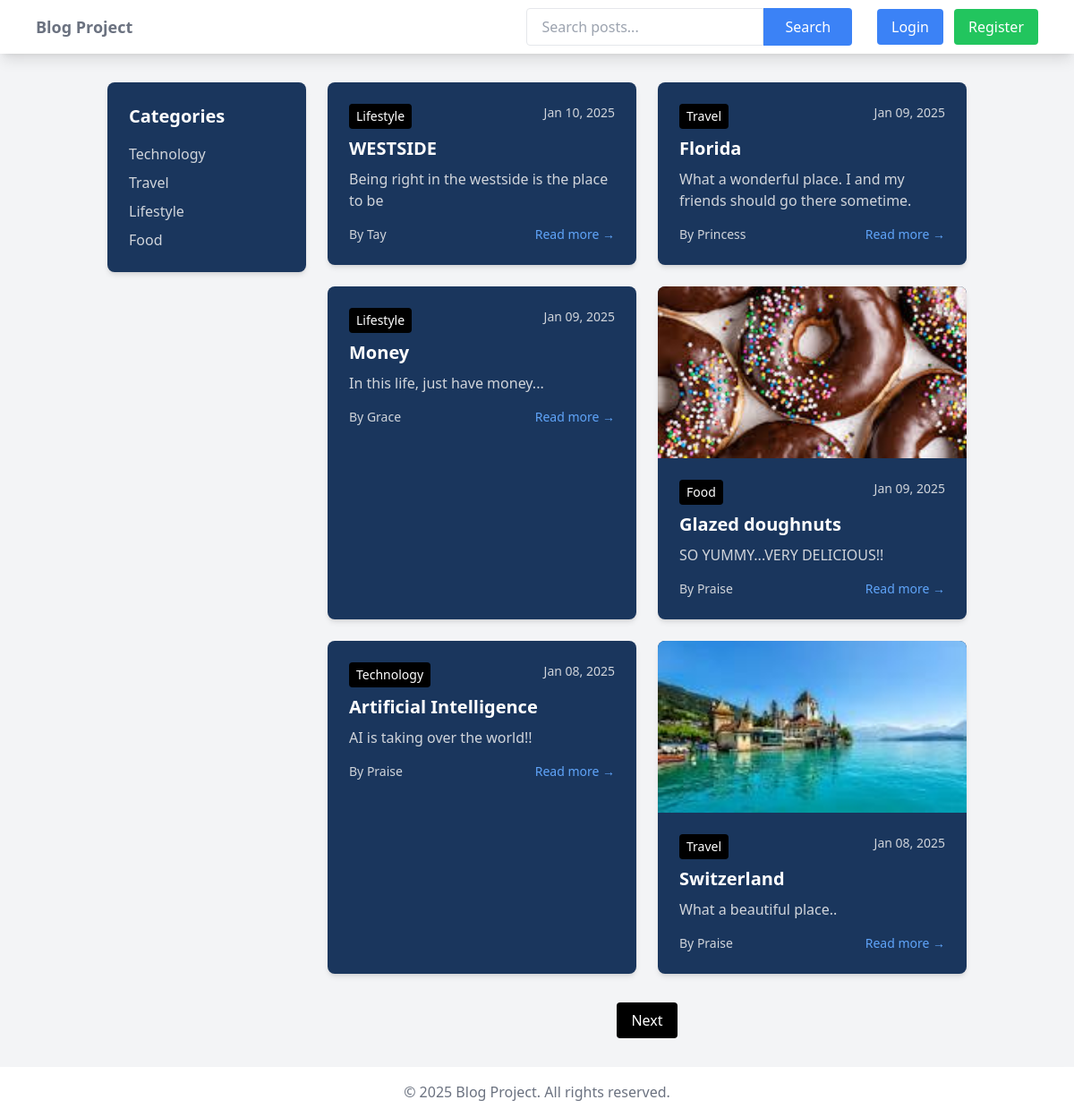
Before: / with the older database file.
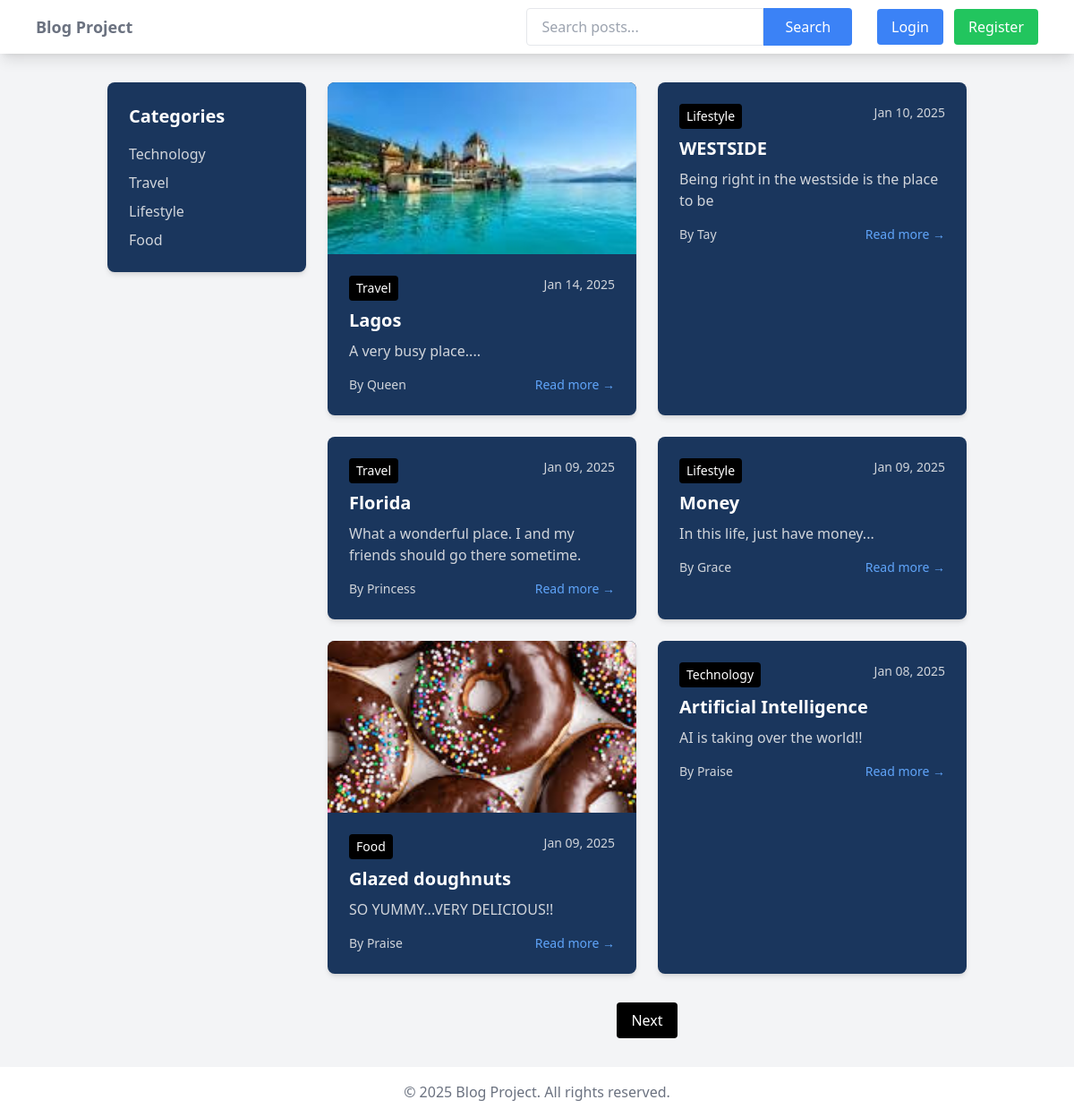
After: the same page with the newer database file.
### blog/models.py (models this page shows, shortened)
class Category(models.Model):
    name = models.CharField(max_length=100, unique=True)
    description = models.TextField(blank=True)
    created_at = models.DateTimeField(auto_now_add=True)
    class Meta:
        verbose_name_plural = "categories"

class Post(models.Model):
    title = models.CharField(max_length=200)
    content = models.TextField()
    featured_image = models.ImageField(upload_to='blog_images/', null=True, blank=True)
    created_at = models.DateTimeField(default=timezone.now)
    updated_at = models.DateTimeField(auto_now=True)
    author = models.ForeignKey(User, on_delete=models.CASCADE, related_name='blog_posts')
    category = models.ForeignKey(Category, on_delete=models.SET_NULL, null=True, related_name='posts')
    status = models.CharField(max_length=10, choices=[
        ('draft', 'Draft'),
        ('published', 'Published')
    ], default='draft')
    likes = models.ManyToManyField(User, related_name='liked_posts', blank=True)
    class Meta:
        ordering = ['-created_at']

### blog/views.py (the view)
# urls.py: path('', views.home, name='home'),
def home(request):
    posts = Post.objects.filter(status='published').order_by('-created_at')
    categories = Category.objects.all()
    paginator = Paginator(posts, 6)  # Show 6 posts per page
    page = request.GET.get('page')
    posts = paginator.get_page(page)
    unread_notifications = 0
    if request.user.is_authenticated:
        unread_notifications = request.user.notifications.filter(is_read=False).count()
    return render(request, 'blog/home.html', {
        'posts': posts,
        'categories': categories
    })

### templates/blog/home.html (shortened to what this page needs)
{% extends 'base.html' %}
{% block content %}
<div class="container mx-auto px-4">
    <div class="grid grid-cols-1 lg:grid-cols-4 gap-6">
        <div class="lg:col-span-1">
            <div class="bg-navy-800 rounded-lg shadow-md p-6 text-white sticky top-4">
                <h2 class="text-xl font-bold mb-4">Categories</h2>
                <ul class="space-y-2">
                    {% for category in categories %}
                    <li>
                        <a href="#" class="text-gray-300 hover:text-white">
                            {{ category.name }}
                        </a>
                    </li>
                    {% endfor %}
                </ul>
            </div>
        </div>
        <div class="lg:col-span-3">
            <div class="grid grid-cols-1 md:grid-cols-2 gap-6">
                {% for post in posts %}
                <div class="bg-navy-800 rounded-lg shadow-md overflow-hidden text-white">
                    {% if post.featured_image %}
                    <img src="{{ post.featured_image.url }}" alt="{{ post.title }}" class="w-full h-48 object-cover">
                    {% endif %}
                    <div class="p-6">
                        <div class="flex justify-between items-start mb-2">
                            <span class="bg-black text-white text-sm font-medium px-2 py-1 rounded">
                                {{ post.category.name }}
                            </span>
                            <span class="text-gray-300 text-sm">
                                {{ post.created_at|date:"M d, Y" }}
                            </span>
                        </div>
                        <h2 class="text-xl font-bold mb-2">
                            <a href="{% url 'post_detail' post.pk %}" class="text-white hover:text-gray-300">
                                {{ post.title }}
                            </a>
                        </h2>
                        <p class="text-gray-300 mb-4">{{ post.content|truncatewords:30 }}</p>
                        <div class="flex justify-between items-center text-sm">
                            <span class="text-gray-300">By {{ post.author.username }}</span>
                            <a href="{% url 'post_detail' post.pk %}" class="text-blue-400 hover:text-blue-300">
                                Read more →
                            </a>
                        </div>
                    </div>
                </div>
                {% empty %}
                <div class="col-span-2 text-center py-8 bg-navy-800 rounded-lg shadow-md text-white">
                    <p>No posts yet!</p>
                </div>
                {% endfor %}
            </div>
            {% if posts.has_other_pages %}
            <div class="flex justify-center space-x-4 mt-8">
                {% if posts.has_next %}
                <a href="?page={{ posts.next_page_number }}" class="px-4 py-2 bg-black text-white rounded hover:bg-gray-800">Next</a>
                {% endif %}
            </div>
            {% endif %}
        </div>
    </div>
</div>
{% endblock content %}

### templates/base.html (shortened to what this page needs)
<!DOCTYPE html>
<html lang="en">
<head>
    <script src="https://cdn.tailwindcss.com"></script>
</head>
<body class="bg-gray-100">
    <nav class="bg-white shadow-lg mb-8">
        <div class="max-w-6xl mx-auto px-4">
            <div class="flex justify-between">
                <div class="flex space-x-7">
                    <a href="{% url 'home' %}" class="flex items-center py-4">
                        <span class="font-semibold text-gray-500 text-lg">Blog Project</span>
                    </a>
                </div>
                <div class="flex items-center space-x-3">
        <div class="flex-1 px-4">
             <form action="{% url 'search' %}" method="get" class="flex">
                <input type="text" name="q" placeholder="Search posts..."
                       class="w-full px-4 py-2 border rounded-l focus:outline-none focus:border-blue-500"
                       value="{{ request.GET.q|default:'' }}">
               <button type="submit"
                       class="px-6 py-2 bg-blue-500 text-white rounded-r hover:bg-blue-600">
                   Search
              </button>
            </form>
 </div>
                    {% if user.is_authenticated %}
        <span class="text-gray-500">Welcome, {{ user.username }}</span>
         <a href="{% url 'notifications' %}" class="relative">
            <span class="sr-only">Notifications</span>
            <span class="inline-flex items-center px-2 py-1 text-sm font-medium text-white">
                Notifications
                {% if unread_notifications > 0 %}
                <span class="ml-2 px-2 py-0.5 bg-red-500 text-white text-xs rounded-full">
                    {{ unread_notifications }}
                </span>
                {% endif %}
            </span>
        </a>
        <a href="{% url 'post_create' %}" class="py-2 px-4 bg-blue-500 text-white rounded hover:bg-blue-600">New Post</a>
        <a href="{% url 'logout' %}" class="py-2 px-4 bg-red-500 text-white rounded hover:bg-red-600">Logout</a>
    {% else %}
        <a href="{% url 'login' %}" class="py-2 px-4 bg-blue-500 text-white rounded hover:bg-blue-600">Login</a>
        <a href="{% url 'register' %}" class="py-2 px-4 bg-green-500 text-white rounded hover:bg-green-600">Register</a>
    {% endif %}
                </div>
            </div>
        </div>
    </nav>
    <main class="container mx-auto px-4">
        {% block content %}
        {% endblock %}
    </main>
    <footer class="bg-white shadow-lg mt-8 py-4">
        <div class="container mx-auto px-4 text-center text-gray-500">
            <p>&copy; 2025 Blog Project. All rights reserved.</p>
        </div>
    </footer>
</body>
</html>

### templates/base.html (style rules this page uses)
.bg-navy-800 { background-color: #1a365d; }

Changed rows visible on the page:
no longer on this page (row unchanged): Post: featured_image (picture), category.name "Travel", created_at "Jan 08, 2025", title "Switzerland", content "What a beautiful place..", author.username "Praise"
added Post: featured_image (picture), category.name "Travel", created_at "Jan 14, 2025", title "Lagos", content "A very busy place....", author.username "Queen"
